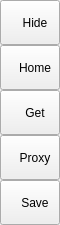
        <widget class="QFrame" name="leftMenu">
         <property name="minimumSize">
          <size>
           <width>60</width>
           <height>0</height>
          </size>
         </property>
         <property name="maximumSize">
          <size>
           <width>60</width>
           <height>16777215</height>
          </size>
         </property>
         <layout class="QVBoxLayout" name="_19">
          <property name="spacing">
           <number>0</number>
          </property>
          <property name="leftMargin">
           <number>0</number>
          </property>
          <property name="topMargin">
           <number>0</number>
          </property>
          <property name="rightMargin">
           <number>0</number>
          </property>
          <property name="bottomMargin">
           <number>0</number>
          </property>
          <item alignment="Qt::AlignmentFlag::AlignTop">
           <widget class="QFrame" name="leftMenuBtn">
            <property name="minimumSize">
             <size>
              <width>60</width>
              <height>0</height>
             </size>
            </property>
            <layout class="QVBoxLayout" name="_8">
             <property name="spacing">
              <number>0</number>
             </property>
             <property name="leftMargin">
              <number>0</number>
             </property>
             <property name="topMargin">
              <number>0</number>
             </property>
             <property name="rightMargin">
              <number>0</number>
             </property>
             <property name="bottomMargin">
              <number>0</number>
             </property>
             <item>
              <widget class="QPushButton" name="btn_toggle">
               <property name="minimumSize">
                <size>
                 <width>60</width>
                 <height>45</height>
                </size>
               </property>
               <property name="text">
                <string>   Hide</string>
               </property>
               <property name="icon">
                <iconset resource="../../../resources/resources.qrc">
                 <normaloff>:/icons/icons/menu.svg</normaloff>:/icons/icons/menu.svg</iconset>
               </property>
               <property name="iconSize">
                <size>
                 <width>32</width>
                 <height>32</height>
                </size>
               </property>
              </widget>
             </item>
             <item>
              <widget class="QPushButton" name="btn_home">
               <property name="minimumSize">
                <size>
                 <width>60</width>
                 <height>45</height>
                </size>
               </property>
               <property name="text">
                <string>   Home</string>
               </property>
               <property name="icon">
                <iconset resource="../../../resources/resources.qrc">
                 <normaloff>:/icons/icons/home.svg</normaloff>:/icons/icons/home.svg</iconset>
               </property>
               <property name="iconSize">
                <size>
                 <width>32</width>
                 <height>32</height>
                </size>
               </property>
              </widget>
             </item>
             <item>
              <widget class="QPushButton" name="btn_get">
               <property name="minimumSize">
                <size>
                 <width>60</width>
                 <height>45</height>
                </size>
               </property>
               <property name="text">
                <string>   Get</string>
               </property>
               <property name="icon">
                <iconset resource="../../../resources/resources.qrc">
                 <normaloff>:/icons/icons/recive.svg</normaloff>:/icons/icons/recive.svg</iconset>
               </property>
               <property name="iconSize">
                <size>
                 <width>32</width>
                 <height>32</height>
                </size>
               </property>
              </widget>
             </item>
             <item>
              <widget class="QPushButton" name="btn_proxy">
               <property name="minimumSize">
                <size>
                 <width>60</width>
                 <height>45</height>
                </size>
               </property>
               <property name="text">
                <string>   Proxy</string>
               </property>
               <property name="icon">
                <iconset resource="../../../resources/resources.qrc">
                 <normaloff>:/icons/icons/proxyUnCheckBox.svg</normaloff>
                 <normalon>:/icons/icons/proxyCheckBox.svg</normalon>:/icons/icons/proxyUnCheckBox.svg</iconset>
               </property>
               <property name="iconSize">
                <size>
                 <width>32</width>
                 <height>55</height>
                </size>
               </property>
               <property name="checkable">
                <bool>true</bool>
               </property>
              </widget>
             </item>
             <item>
              <widget class="QPushButton" name="btn_save">
               <property name="minimumSize">
                <size>
                 <width>60</width>
                 <height>45</height>
                </size>
               </property>
               <property name="text">
                <string>   Save</string>
               </property>
               <property name="icon">
                <iconset resource="../../../resources/resources.qrc">
                 <normaloff>:/icons/icons/save.svg</normaloff>:/icons/icons/save.svg</iconset>
               </property>
               <property name="iconSize">
                <size>
                 <width>32</width>
                 <height>32</height>
                </size>
               </property>
              </widget>
             </item>
            </layout>
           </widget>
          </item>
         </layout>
        </widget>
